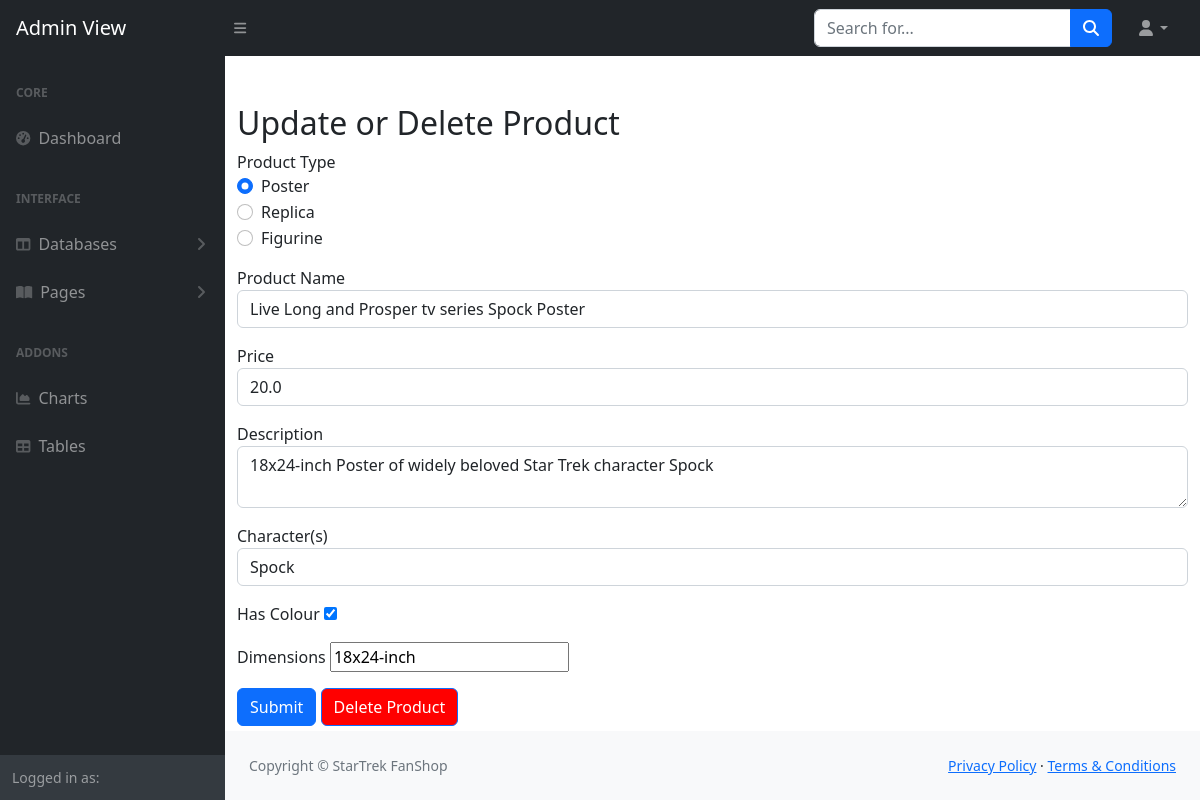
The page /manage_product/3 on the database its author committed.
### tables this page shows
CREATE TABLE products (
        productID INTEGER PRIMARY KEY AUTOINCREMENT,
        productName TEXT NOT NULL,
        price REAL NOT NULL,
        type TEXT,
        gender TEXT,
        movable BOOLEAN,
        isMirror BOOLEAN,
        character TEXT,
        hasColour BOOLEAN,
        dimensions TEXT,
        material TEXT,
        scale TEXT,
        isLimited BOOLEAN,
        description TEXT,
        image_blob BLOB
    );

### app.py (the view, shortened to what this page needs)
@app.route('/manage_product/<int:productID>', methods=['GET', 'POST'])
def manage_product(productID):
    productService = ProductService()
    product = productService.get_product_by_id(productID)
    if product.image_blob:
        product.image = base64.b64encode(product.image_blob).decode('utf-8')
    else:
        product.image = None
    return render_template('manage_product.html', product=product)

### dao/productDAO.py (called while the page is built)
    def get_product_by_id(self, productID):
        sql = '''SELECT * FROM products WHERE productID = ?'''
        cursor = self.conn.execute(sql, (productID,))
        row = cursor.fetchone()
        if row:
            return Product(*row)
        self.conn.close()
        return None

### services/ProductService.py (called while the page is built)
    def get_product_by_id(self, productID):
        return self.productDAO.get_product_by_id(productID)

### templates/manage_product.html (shortened to what this page needs)
<!DOCTYPE html>
<html lang="en">
    <head>
        <link href="https://cdn.jsdelivr.net/npm/simple-datatables@7.1.2/dist/style.min.css" rel="stylesheet" />
        <link href="{{ url_for('static', filename='css/styles_admin.css') }}" rel="stylesheet" />
    </head>
    <body class="sb-nav-fixed">
        <nav class="sb-topnav navbar navbar-expand navbar-dark bg-dark">
            <a class="navbar-brand ps-3" href="index.html">Admin View</a>
            <button class="btn btn-link btn-sm order-1 order-lg-0 me-4 me-lg-0" id="sidebarToggle" href="#!"><i class="fas fa-bars"></i></button>
            <form class="d-none d-md-inline-block form-inline ms-auto me-0 me-md-3 my-2 my-md-0">
                <div class="input-group">
                    <input class="form-control" type="text" placeholder="Search for..." aria-label="Search for..." aria-describedby="btnNavbarSearch" />
                    <button class="btn btn-primary" id="btnNavbarSearch" type="button"><i class="fas fa-search"></i></button>
                </div>
            </form>
            <ul class="navbar-nav ms-auto ms-md-0 me-3 me-lg-4">
                <li class="nav-item dropdown">
                    <a class="nav-link dropdown-toggle" id="navbarDropdown" href="#" role="button" data-bs-toggle="dropdown" aria-expanded="false"><i class="fas fa-user fa-fw"></i></a>
                </li>
            </ul>
        </nav>
        <div id="layoutSidenav">
            <div id="layoutSidenav_nav">
                <nav class="sb-sidenav accordion sb-sidenav-dark" id="sidenavAccordion">
                    <div class="sb-sidenav-menu">
                        <div class="nav">
                            <div class="sb-sidenav-menu-heading">Core</div>
                            <a class="nav-link" href={{url_for('admin_page') }}
>
                                <div class="sb-nav-link-icon"><i class="fas fa-tachometer-alt"></i></div>
                                Dashboard
                            </a>
                            <div class="sb-sidenav-menu-heading">Interface</div>
                            <a class="nav-link collapsed" href="#" data-bs-toggle="collapse" data-bs-target="#collapseLayouts" aria-expanded="false" aria-controls="collapseLayouts">
                                <div class="sb-nav-link-icon"><i class="fas fa-columns"></i></div>
                                Databases
                                <div class="sb-sidenav-collapse-arrow"><i class="fas fa-angle-down"></i></div>
                            </a>
                            <a class="nav-link collapsed" href="#" data-bs-toggle="collapse" data-bs-target="#collapsePages" aria-expanded="false" aria-controls="collapsePages">
                                <div class="sb-nav-link-icon"><i class="fas fa-book-open"></i></div>
                                Pages
                                <div class="sb-sidenav-collapse-arrow"><i class="fas fa-angle-down"></i></div>
                            </a>
                            <div class="sb-sidenav-menu-heading">Addons</div>
                            <a class="nav-link" href="">
                                <div class="sb-nav-link-icon"><i class="fas fa-chart-area"></i></div>
                                Charts
                            </a>
                            <a class="nav-link" href="">
                                <div class="sb-nav-link-icon"><i class="fas fa-table"></i></div>
                                Tables
                            </a>
                        </div>
                    </div>
                    <div class="sb-sidenav-footer">
                        <div class="small">Logged in as: {{session['session_user']}}</div>
                    </div>
                </nav>
            </div>
            <div id="layoutSidenav_content">
    <div class="container mt-5">
        <h2>Update or Delete Product</h2>
        <form method="POST" name='edit' action="{{ url_for('manage_product', productID=product.productID) }}">
            <div class="form-group mb-3">
                <label>Product Type</label>
                <div class="form-check">
                    <input class="form-check-input" type="radio" name="productType" id="poster" value="poster" {% if product.type == 'poster' %} checked {% endif %} onchange="this.form.submit()">
                    <label class="form-check-label" for="poster">Poster</label>
                </div>
                <div class="form-check">
                    <input class="form-check-input" type="radio" name="productType" id="replica" value="replica" {% if product.type == 'replica' %} checked {% endif %} onchange="this.form.submit()">
                    <label class="form-check-label" for="replica">Replica</label>
                </div>
                <div class="form-check">
                    <input class="form-check-input" type="radio" name="productType" id="figurine" value="figurine" {% if product.type == 'figurine' %} checked {% endif %} onchange="this.form.submit()">
                    <label class="form-check-label" for="figurine">Figurine</label>
                </div>
            </div>
        </form>
        <form method="POST" name="save" action="{{ url_for('manage_product', productID=product.productID) }}" enctype="multipart/form-data">
            <div class="form-group mb-3">
                <label for="productName">Product Name</label>
                <input type="text" class="form-control" id="productName" name="productName" value="{{ product.productName }}" required>
            </div>
            <div class="form-group mb-3">
                <label for="price">Price</label>
                <input type="number" class="form-control" id="price" name="price" value="{{ product.price }}" required>
            </div>
            <div class="form-group mb-3">
                <label for="description">Description</label>
                <textarea class="form-control" id="description" name="description" required>{{ product.description }}</textarea>
            </div>
            <div {% if product.type != 'poster' %}style="display: none;"{% endif %}>
                <div class="form-group mb-3">
                    <label for="character">Character(s)</label>
                    <input type="text" class="form-control" id="character" name="character" value="{{ product.character }}" {% if product.type == 'poster' %} required {% endif %}>
                </div>
                <div class="form-group mb-3">
                    <label for="hasColour">Has Colour</label>
                    <input type="checkbox" id="hasColour" name="hasColour" {% if product.hasColour %} checked {% endif %}>
                </div>
                <div class="form-group mb-3">
                    <label for="dimensions">Dimensions</label>
                    <input type="text" id="dimensions" name="dimensions" value="{{ product.dimensions }}" {% if product.type == 'poster' %} required {% endif %}>
                </div>
            </div>
            <button type="submit" class="btn btn-primary" name="save_changes">Submit</button>
            <button type="submit"  class="btn btn-primary" style="background-color: red" name="delete">Delete Product</button>
        </form>
    </div>
    <footer class="py-4 bg-light mt-auto">
        <div class="container-fluid px-4">
            <div class="d-flex align-items-center justify-content-between small">
                <div class="text-muted">Copyright &copy; StarTrek FanShop</div>
                <div>
                    <a href="#">Privacy Policy</a>
                    &middot;
                    <a href="#">Terms &amp; Conditions</a>
                </div>
            </div>
        </div>
    </footer>
</html>

### rows shown on the page
products: type "☑ Poster", type "☐ Replica", type "☐ Figurine", productName "Live Long and Prosper tv series Spock Poster", price "20.0", description "18x24-inch Poster of widely beloved Star Trek character Spock", character "Spock", hasColour "☑", dimensions "18x24-inch"
